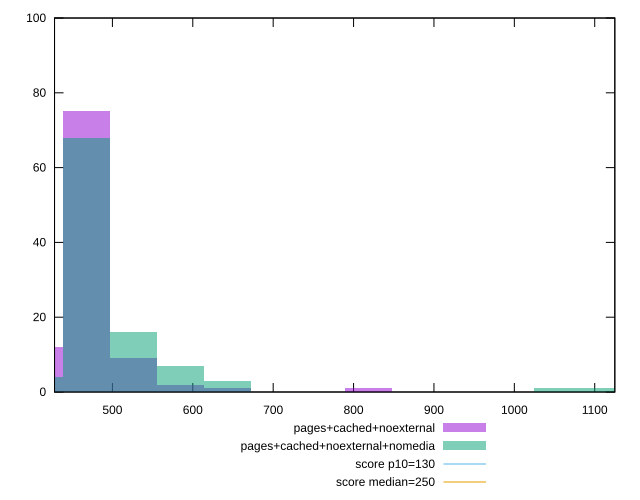

Source code (gnuplot):
reset

$pagesCachedNoexternal <<EOF
468.0863662466415 75
409.5755704658113 12
526.5971620274717 9
819.1511409316226 1
643.6187535891321 1
585.1079578083019 2
EOF

$pagesCachedNoexternalNomedia <<EOF
468.0863662466415 68
409.5755704658113 4
643.6187535891321 3
585.1079578083019 7
526.5971620274717 16
1111.7051198357735 1
1053.1943240549433 1
EOF

set key outside below
set boxwidth 58.510795780830186
set xrange [428:1125]
set yrange [0:100]
set trange [0:100]
set style fill transparent solid 0.5 noborder

set parametric
set terminal svg size 640, 500 enhanced background rgb 'white'
set output "reprap/max-potential-fid/comparison/histogram/2_vs_3.svg"

plot $pagesCachedNoexternal title "pages+cached+noexternal" with boxes, \
     $pagesCachedNoexternalNomedia title "pages+cached+noexternal+nomedia" with boxes, \
     130,t title "score p10=130", \
     250,t title "score median=250"

reset
